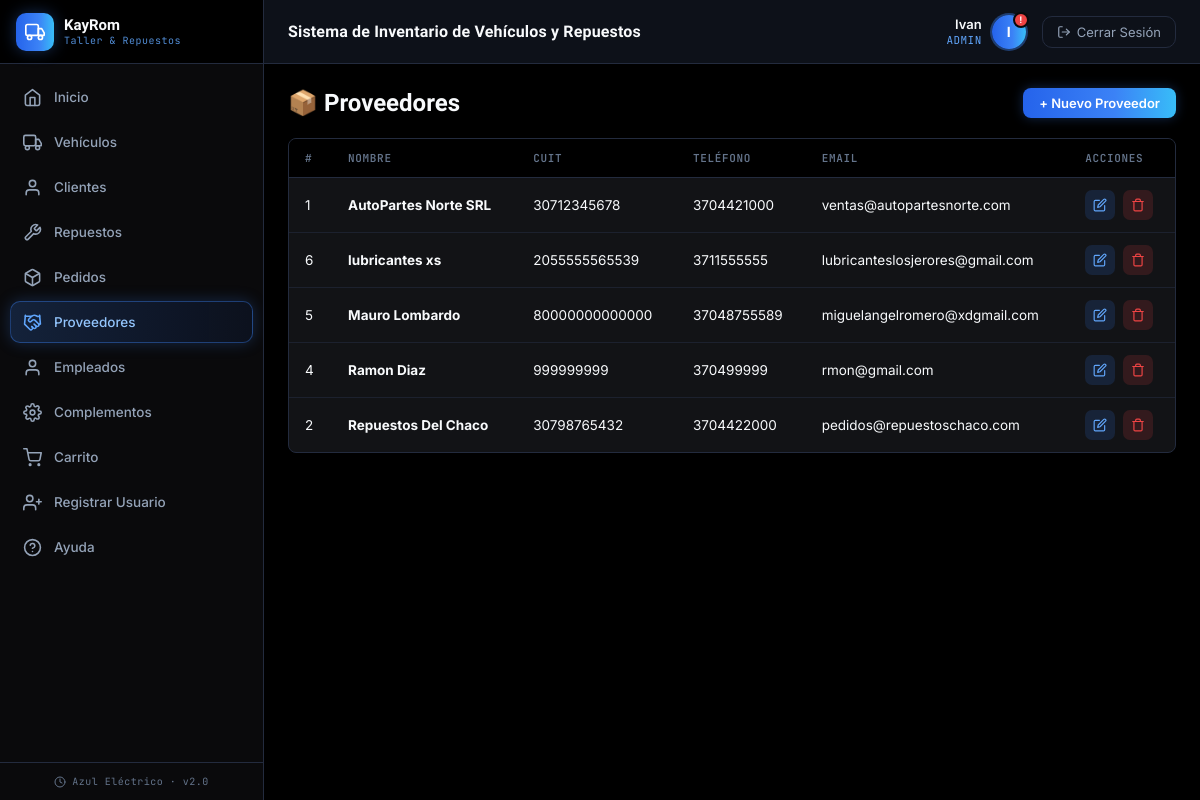
/index.php?page=proveedores (signed in), run on the app's committed database.
### tables this page shows
CREATE TABLE `proveedor` (
  `id` int NOT NULL AUTO_INCREMENT,
  `cuit` bigint DEFAULT NULL,
  `nombre_proveedor` varchar(150) NOT NULL,
  `telefono` bigint DEFAULT NULL,
  `email` varchar(50) DEFAULT NULL,
  `persona_id` int DEFAULT NULL,
  PRIMARY KEY (`id`),
  KEY `persona_id` (`persona_id`),
  CONSTRAINT `proveedor_ibfk_1` FOREIGN KEY (`persona_id`) REFERENCES `persona` (`id`)
);

### backend/proveedor/controllers/ProveedorController.php (called while the page is built, shortened)
<?php
class ProveedorController {
    private $model;
    public function __construct() {
        $this->model = new ProveedorModel();
    }
    public function index() {
        $data = [
            'proveedores' => $this->model->getAll(),
            'activePage'  => 'proveedores'
        ];
        require_once 'backend/proveedor/views/proveedor.php';
    }
}

### config/base_datos.php (called while the page is built, shortened)
<?php
class Database {
    private static $instance = null;
    public $conexion;
    private function __construct() {
        $this->conexion = new mysqli("localhost", "root", "Migue123456", "soft_kayrom");
        $this->conexion->set_charset("utf8");
    }
    public static function getInstance() {
        if (self::$instance === null) {
            self::$instance = new Database();
        }
        return self::$instance;
    }
    public function getConexion() {
        return $this->conexion;
    }
}

### backend/proveedor/models/ProveedorModel.php (called while the page is built, shortened)
<?php
class ProveedorModel {
    private $db;
    public function __construct() {
        $this->db = Database::getInstance()->getConexion();
    }
    public function getAll() {
        $sql = "SELECT pr.*, p.nombre, p.apellido
                FROM proveedor pr
                LEFT JOIN persona p ON p.id = pr.persona_id
                ORDER BY pr.nombre_proveedor ASC";
        $result = $this->db->query($sql);
        return $result ? $result->fetch_all(MYSQLI_ASSOC) : [];
    }
}

### backend/proveedor/views/proveedor.php (the view, shortened to what this page needs)
<?php require_once 'compartidoCREO/views/encabezado.php'; ?>
<div class="page-header">
    <h1>📦 Proveedores</h1>
    <button type="button" class="btn btn-primary" onclick="abrirProveedor()">+ Nuevo Proveedor</button>
</div>
<div class="panel">
    <div class="panel-body">
        <table>
            <thead>
                <tr>
                    <th>#</th>
                    <th>Nombre</th>
                    <th>CUIT</th>
                    <th>Teléfono</th>
                    <th>Email</th>
                    <th>Acciones</th>
                </tr>
            </thead>
            <tbody>
            <?php if (empty($data['proveedores'])): ?>
                <tr><td colspan="6" style="text-align:center;color:var(--text-muted);padding:30px;">Sin proveedores registrados</td></tr>
            <?php else: foreach ($data['proveedores'] as $p): ?>
                <tr>
                    <td><?= $p['id'] ?></td>
                    <td><strong><?= htmlspecialchars($p['nombre_proveedor']) ?></strong></td>
                    <td><?= $p['cuit'] ?></td>
                    <td><?= $p['telefono'] ?></td>
                    <td><?= htmlspecialchars($p['email']) ?></td>
                    <td>
                        <div class="action-icons">
                            <a href="#" class="action-edit"
                               onclick="return abrirProveedor({
                                    id: <?= $p['id'] ?>,
                                    nombre_proveedor: <?= htmlspecialchars(json_encode($p['nombre_proveedor']), ENT_QUOTES, 'UTF-8') ?>,
                                    cuit: <?= htmlspecialchars(json_encode($p['cuit']), ENT_QUOTES, 'UTF-8') ?>,
                                    telefono: <?= htmlspecialchars(json_encode($p['telefono']), ENT_QUOTES, 'UTF-8') ?>,
                                    email: <?= htmlspecialchars(json_encode($p['email']), ENT_QUOTES, 'UTF-8') ?>
                               })"><svg width="14" height="14" viewBox="0 0 24 24" fill="none" stroke="currentColor" stroke-width="2" stroke-linecap="round" stroke-linejoin="round"><path d="M11 4H4a2 2 0 0 0-2 2v14a2 2 0 0 0 2 2h14a2 2 0 0 0 2-2v-7"/><path d="M18.5 2.5a2.121 2.121 0 0 1 3 3L12 15l-4 1 1-4 9.5-9.5z"/></svg></a>
                            <a href="index.php?page=proveedores&action=delete&id=<?= $p['id'] ?>" class="action-delete"
                               onclick="return confirmarAccion(this.href, '¿Eliminar este proveedor?')"><svg width="14" height="14" viewBox="0 0 24 24" fill="none" stroke="currentColor" stroke-width="2" stroke-linecap="round" stroke-linejoin="round"><polyline points="3 6 5 6 21 6"/><path d="M19 6v14a2 2 0 0 1-2 2H7a2 2 0 0 1-2-2V6m3 0V4a2 2 0 0 1 2-2h4a2 2 0 0 1 2 2v2"/></svg></a>
                        </div>
                    </td>
                </tr>
            <?php endforeach; endif; ?>
            </tbody>
        </table>
    </div>
</div>
<?php require_once 'compartidoCREO/views/pie_pagina.php'; ?>

### public/css/style.css (style rules this page uses)
:root { --bg-dark: #000000; --bg-panel: #0A0A0C; --bg-card: #121316; --bg-hover: #1B1D22; --sidebar-w: 264px; --accent-blue: #3B82F6; --accent-green: #10B981; --accent-orange:#F59E0B; --accent-red: #EF4444; --accent-blue-bright: #60A5FA; --accent-indigo: #6366F1; --gradient-primary: linear-gradient(90deg, #2563EB 0%, #3B82F6 60%, #38BDF8 100%); --text-primary: #F8FAFC; --text-muted: #94A3B8; --text-dim: #64748B; --border: #232B3E; --radius: 8px; --transition: 0.18s ease; --font-display: 'Plus Jakarta Sans', sans-serif; --font-body: 'Inter', sans-serif; --font-mono: 'JetBrains Mono', monospace; }
*, *::before, *::after { margin: 0; padding: 0; box-sizing: border-box; }
body { font-family: var(--font-body); background: var(--bg-dark); color: var(--text-primary); display: flex; min-height: 100vh; overflow-x: hidden; }
.panel { background: var(--bg-card); border: 1px solid var(--border); border-radius: var(--radius); overflow: hidden; box-shadow: 0 1px 3px rgba(0,0,0,0.35); }
.panel-body { padding: 0; overflow-x: auto; }
table { width: 100%; border-collapse: collapse; font-size: 13.5px; }
thead th { padding: 12px 16px; text-align: left; color: var(--text-dim); font-weight: 600; font-size: 11px; letter-spacing: 0.06em; text-transform: uppercase; background: var(--bg-dark); font-family: var(--font-mono); border-bottom: 1px solid var(--border); }
tbody td { padding: 12px 16px; border-bottom: 1px solid rgba(35,43,62,0.6); color: var(--text-primary); }
tbody tr:last-child td { border-bottom: none; }
.btn { display: inline-flex; align-items: center; gap: 6px; padding: 7px 16px; border-radius: 8px; border: none; cursor: pointer; font-family: var(--font-body); font-size: 13px; font-weight: 600; text-decoration: none; transition: all var(--transition); }
.btn-primary { background: var(--gradient-primary); color: #fff; box-shadow: 0 0 12px rgba(59,130,246,0.3); }
.page-header { display: flex; align-items: center; justify-content: space-between; margin-bottom: 20px; }
.page-header h1 { font-family: var(--font-display); font-size: 24px; font-weight: 700; color: var(--text-primary); }
.action-icons { display: flex; gap: 8px; align-items: center; }
.action-icons a { width: 30px; height: 30px; border-radius: 7px; display: flex; align-items: center; justify-content: center; font-size: 14px; text-decoration: none; transition: all var(--transition); }
.action-edit { background: rgba(59,130,246,0.15); color: var(--accent-blue-bright); }
.action-delete { background: rgba(239,68,68,0.15); color: var(--accent-red); }
.stat-card, .panel, .btn, .nav-icon-btn, .action-icons a, .module-chip, .filter-group select, .quick-modal-box { transition: transform 0.15s ease, box-shadow 0.15s ease, border-color 0.15s ease, background 0.15s ease, color 0.15s ease; }
tbody tr { transition: background 0.12s ease, box-shadow 0.12s ease; }

### data on the page
proveedor: id "1", nombre_proveedor "AutoPartes Norte SRL", cuit "30712345678", telefono "3704421000", email "ventas@autopartesnorte.com"
proveedor: id "6", nombre_proveedor "lubricantes xs", cuit "2055555565539", telefono "3711555555", email "lubricanteslosjerores@gmail.com"
proveedor: id "5", nombre_proveedor "Mauro Lombardo", cuit "80000000000000", telefono "37048755589", email "miguelangelromero@xdgmail.com"
proveedor: id "4", nombre_proveedor "Ramon Diaz", cuit "999999999", telefono "370499999", email "rmon@gmail.com"
proveedor: id "2", nombre_proveedor "Repuestos Del Chaco", cuit "30798765432", telefono "3704422000", email "pedidos@repuestoschaco.com"

### other printed values
$nombreUsuario "Ivan"
$rolUsuario "ADMIN"
substr($nombreUsuario, 0, 1) "I"
